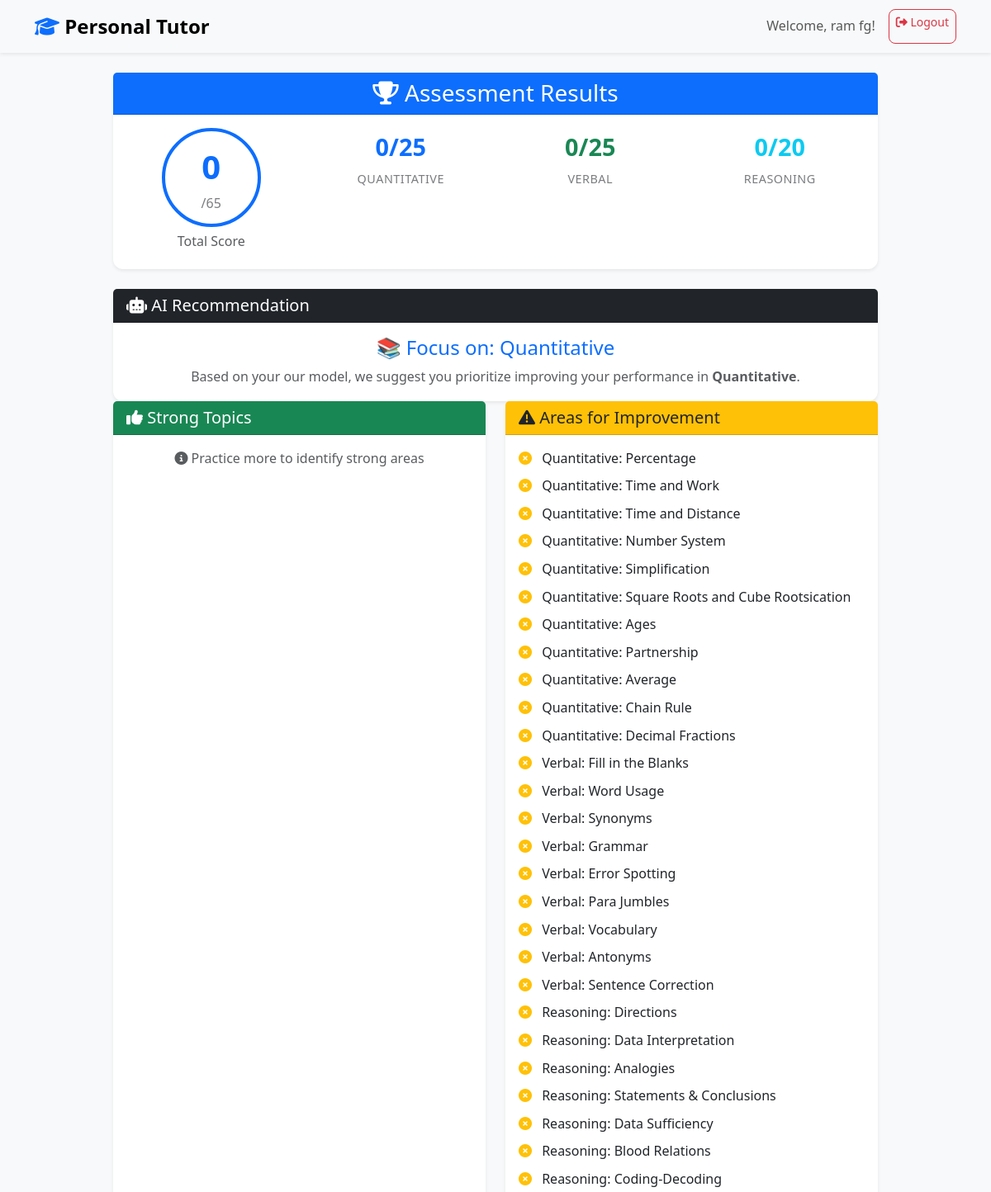
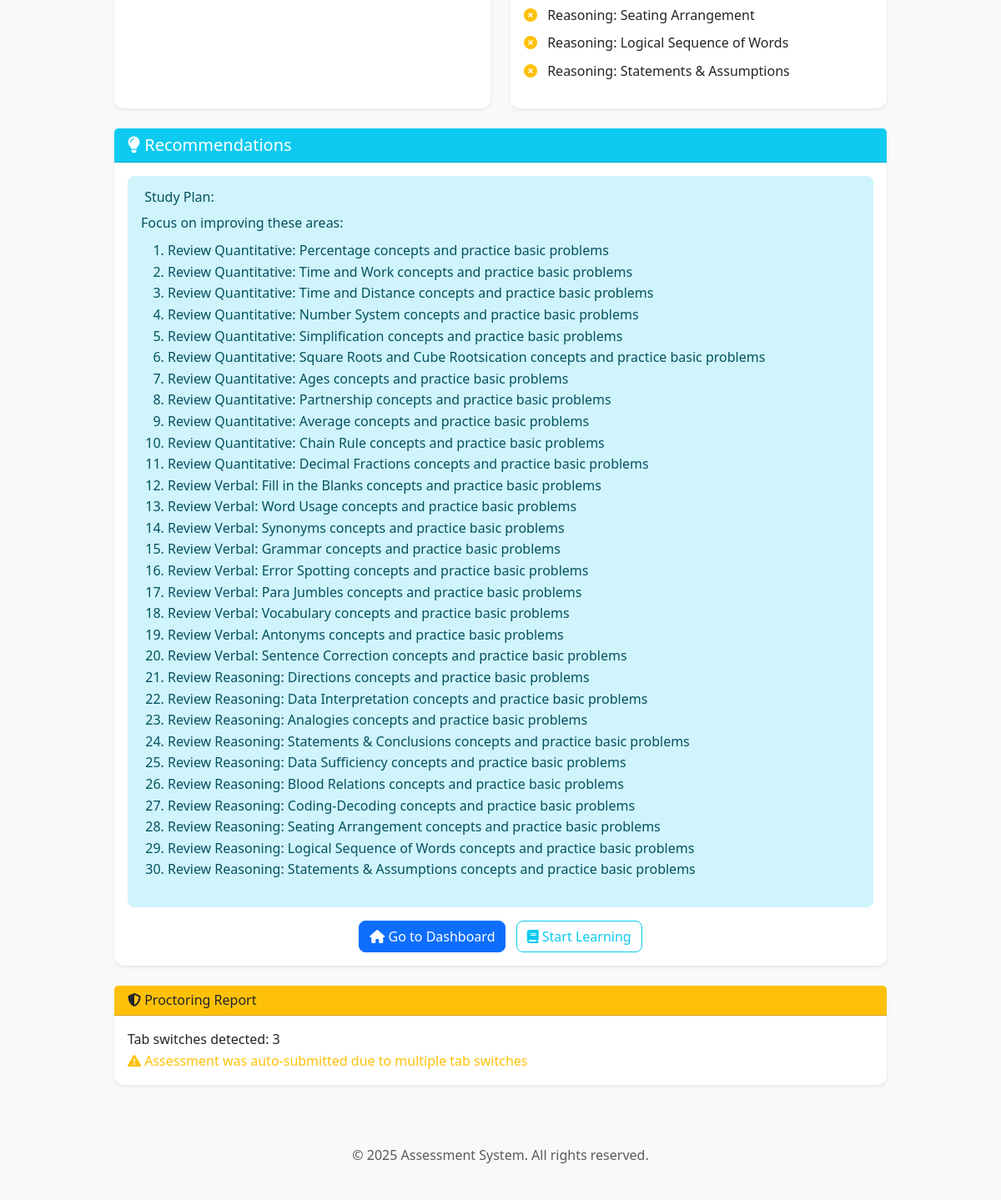
The app's page /assessment_results/1 (signed in) with its own data (2 pictures, top to bottom).
### models.py (models this page shows)
class Assessment(db.Model):
    id = db.Column(db.Integer, primary_key=True)
    user_id = db.Column(db.Integer, db.ForeignKey('user.id'), nullable=False)
    assessment_type = db.Column(db.String(50), nullable=False)
    quant_score = db.Column(db.Integer, default=0)
    verbal_score = db.Column(db.Integer, default=0)
    reasoning_score = db.Column(db.Integer, default=0)
    total_score = db.Column(db.Integer, default=0)
    quant_topics = db.Column(db.Text)  # JSON string
    verbal_topics = db.Column(db.Text)  # JSON string
    reasoning_topics = db.Column(db.Text)  # JSON string
    tab_switches = db.Column(db.Integer, default=0)
    auto_submitted = db.Column(db.Boolean, default=False)
    section_times = db.Column(db.Text, nullable=True)
    completed_at = db.Column(db.DateTime, default=datetime.utcnow)

### routes.py (the view)
@app.route('/assessment_results/<int:assessment_id>')
def assessment_results(assessment_id):
    if 'user_id' not in session:
        return redirect(url_for('login'))
    assessment = Assessment.query.get_or_404(assessment_id)
    quant_topics = json.loads(assessment.quant_topics) if assessment.quant_topics else {}
    verbal_topics = json.loads(assessment.verbal_topics) if assessment.verbal_topics else {}
    reasoning_topics = json.loads(assessment.reasoning_topics) if assessment.reasoning_topics else {}
    strong_topics = []
    weak_topics = []
    for subject_topics, subject_name in [
        (quant_topics, 'Quantitative'),
        (verbal_topics, 'Verbal'),
        (reasoning_topics, 'Reasoning')
    ]:
        for topic, stats in subject_topics.items():
            if stats['correct'] > 0:
                strong_topics.append(f"{subject_name}: {topic}")
            if stats['correct'] == 0 and stats['total'] > 0:
                weak_topics.append(f"{subject_name}: {topic}")
    section_times = json.loads(assessment.section_times or '{}')
    recommendation = recommend_subject(
        assessment.quant_score,
        assessment.verbal_score,
        assessment.reasoning_score,
        section_times
    )
    return render_template('assessment_results.html',
                           assessment=assessment,
                           strong_topics=strong_topics,
                           weak_topics=weak_topics,
                           recommendation=recommendation)

### routes.py (called while the page is built)
def recommend_subject(quant, verbal, reasoning, times):
    scores = {
        'Quantitative': quant,
        'Verbal': verbal,
        'Reasoning': reasoning
    }
    efficiency = {
        subject: round(scores[subject] / max(times.get(subject, 1), 1), 4)
        for subject in scores
    }
    print("🧠 Efficiency Debug:")
    for subject, value in efficiency.items():
        print(f"  {subject}: Score = {scores[subject]}, Time = {times.get(subject, 0)} sec, Efficiency = {value}")
    recommended = min(efficiency.items(), key=lambda x: x[1])[0]
    print(f"✅ Recommended Subject: {recommended}")
    return recommended

### templates/assessment_results.html (shortened to what this page needs)
{% extends "base.html" %}
{% block content %}
<div class="row justify-content-center">
    <div class="col-lg-10">
        <div class="card border-0 shadow-sm mb-4">
            <div class="card-header bg-primary text-white text-center">
                <h3 class="mb-0">
                    <i class="fas fa-trophy"></i>
                    Assessment Results
                </h3>
            </div>
            <div class="card-body">
                <div class="row text-center">
                    <div class="col-md-3">
                        <div class="score-circle mx-auto mb-2">
                            <span class="score-number">{{ assessment.total_score }}</span>
                            <span class="score-total">/65</span>
                        </div>
                        <h6 class="text-muted">Total Score</h6>
                    </div>
                    <div class="col-md-3">
                        <div class="score-section">
                            <div class="score-value text-primary">{{ assessment.quant_score }}/25</div>
                            <div class="score-label">Quantitative</div>
                        </div>
                    </div>
                    <div class="col-md-3">
                        <div class="score-section">
                            <div class="score-value text-success">{{ assessment.verbal_score }}/25</div>
                            <div class="score-label">Verbal</div>
                        </div>
                    </div>
                    <div class="col-md-3">
                        <div class="score-section">
                            <div class="score-value text-info">{{ assessment.reasoning_score }}/20</div>
                            <div class="score-label">Reasoning</div>
                        </div>
                    </div>
                </div>
            </div>
        </div>
                    {% if recommendation %}
                    <div class="card border-0 shadow-sm mt-4">
                        <div class="card-header bg-dark text-white">
                            <h5 class="mb-0">
                                <i class="fas fa-robot"></i>
                                AI Recommendation
                            </h5>
                        </div>
                        <div class="card-body text-center">
                            <h4 class="text-primary">📚 Focus on: {{ recommendation }}</h4>
                            <p class="text-muted mb-0">
                                Based on your our model, we suggest you prioritize improving your performance in <strong>{{ recommendation }}</strong>.
                            </p>
                        </div>
                    </div>
                    {% endif %}
        <div class="row">
            <div class="col-md-6">
                <div class="card border-0 shadow-sm h-100">
                    <div class="card-header bg-success text-white">
                        <h5 class="mb-0">
                            <i class="fas fa-thumbs-up"></i>
                            Strong Topics
                        </h5>
                    </div>
                    <div class="card-body">
                        {% if strong_topics %}
                            <ul class="list-unstyled">
                                {% for topic in strong_topics %}
                                <li class="mb-2">
                                    <i class="fas fa-check-circle text-success me-2"></i>
                                    {{ topic }}
                                </li>
                                {% endfor %}
                            </ul>
                        {% else %}
                            <p class="text-muted text-center">
                                <i class="fas fa-info-circle"></i>
                                Practice more to identify strong areas
                            </p>
                        {% endif %}
                    </div>
                </div>
            </div>
            <div class="col-md-6">
                <div class="card border-0 shadow-sm h-100">
                    <div class="card-header bg-warning text-dark">
                        <h5 class="mb-0">
                            <i class="fas fa-exclamation-triangle"></i>
                            Areas for Improvement
                        </h5>
                    </div>
                    <div class="card-body">
                        {% if weak_topics %}
                            <ul class="list-unstyled">
                                {% for topic in weak_topics %}
                                <li class="mb-2">
                                    <i class="fas fa-times-circle text-warning me-2"></i>
                                    {{ topic }}
                                </li>
                                {% endfor %}
                            </ul>
                        {% else %}
                            <p class="text-muted text-center">
                                <i class="fas fa-trophy"></i>
                                Great job! No weak areas identified
                            </p>
                        {% endif %}
                    </div>
                </div>
            </div>
        </div>
        <div class="card border-0 shadow-sm mt-4">
            <div class="card-header bg-info text-white">
                <h5 class="mb-0">
                    <i class="fas fa-lightbulb"></i>
                    Recommendations
                </h5>
            </div>
            <div class="card-body">
                {% if weak_topics %}
                <div class="alert alert-info">
                    <h6> Study Plan:</h6>
                    <p class="mb-2">Focus on improving these areas:</p>
                    <ol>
                        {% for topic in weak_topics %}
                        <li>Review {{ topic }} concepts and practice basic problems</li>
                        {% endfor %}
                    </ol>
                </div>
                {% endif %}
                <div class="text-center">
                    <a href="{{ url_for('dashboard') }}" class="btn btn-primary me-2">
                        <i class="fas fa-home"></i>
                        Go to Dashboard
                    </a>
                    {% if weak_topics %}
                    <a href="{{ url_for('subject_page', subject_name='quantitative') }}" class="btn btn-outline-info">
                        <i class="fas fa-book"></i>
                        Start Learning
                    </a>
                    {% endif %}
                </div>
            </div>
        </div>
        {% if assessment.tab_switches > 0 or assessment.auto_submitted %}
        <div class="card border-0 shadow-sm mt-4">
            <div class="card-header bg-warning text-dark">
                <h6 class="mb-0">
                    <i class="fas fa-shield-alt"></i>
                    Proctoring Report
                </h6>
            </div>
            <div class="card-body">
                <ul class="list-unstyled mb-0">
                    <li>Tab switches detected: {{ assessment.tab_switches }}</li>
                    {% if assessment.auto_submitted %}
                    <li class="text-warning">
                        <i class="fas fa-exclamation-triangle"></i>
                        Assessment was auto-submitted due to multiple tab switches
                    </li>
                    {% endif %}
                </ul>
            </div>
        </div>
        {% endif %}
    </div>
</div>
{% endblock %}

### static/css/style.css (style rules this page uses)
:root { --primary-color: 13, 110, 253; --success-color: 25, 135, 84; --warning-color: 255, 193, 7; --info-color: 13, 202, 240; --danger-color: 220, 53, 69; --light-color: 248, 249, 250; --dark-color: 33, 37, 41; --background: 255, 255, 255; --text-color: 33, 37, 41; --border-color: 222, 226, 230; }
body { font-family: 'Segoe UI', Tahoma, Geneva, Verdana, sans-serif; background-color: rgb(var(--light-color)); color: rgb(var(--text-color)); line-height: 1.6; }
.card { border: 1px solid rgba(var(--border-color), 0.125); border-radius: 12px; transition: all 0.3s ease; }
.score-circle { width: 120px; height: 120px; border: 4px solid rgb(var(--primary-color)); border-radius: 50%; display: flex; flex-direction: column; align-items: center; justify-content: center; position: relative; }
.score-number { font-size: 2.5rem; font-weight: bold; color: rgb(var(--primary-color)); }
.score-total { font-size: 1rem; color: rgba(var(--text-color), 0.6); }
.score-section { text-align: center; }
.score-value { font-size: 1.8rem; font-weight: bold; margin-bottom: 0.25rem; }
.score-label { font-size: 0.9rem; color: rgba(var(--text-color), 0.6); text-transform: uppercase; letter-spacing: 0.5px; }
.btn { border-radius: 8px; font-weight: 500; transition: all 0.3s ease; }
.alert { border-radius: 8px; border: none; }
.fade-in { animation: fadeIn 0.5s ease-out; }

### records on screen
Assessment: total_score "0", quant_score "0", verbal_score "0", reasoning_score "0", tab_switches "3"

### other values on screen
{{ session.user_name }} "ram fg"
{{ recommendation }} "Quantitative"
{{ topic }} "Quantitative: Percentage" "Quantitative: Time and Work" "Quantitative: Time and Distance" "Quantitative: Number System" "Quantitative: Simplification" "Quantitative: Square Roots and Cube Rootsication" "Quantitative: Ages" "Quantitative: Partnership" "Quantitative: Average" "Quantitative: Chain Rule" "Quantitative: Decimal Fractions" "Verbal: Fill in the Blanks" "Verbal: Word Usage" "Verbal: Synonyms" "Verbal: Grammar" "Verbal: Error Spotting" "Verbal: Para Jumbles" "Verbal: Vocabulary" "Verbal: Antonyms" "Verbal: Sentence Correction" "Reasoning: Directions" "Reasoning: Data Interpretation" "Reasoning: Analogies" "Reasoning: Statements & Conclusions" "Reasoning: Data Sufficiency" "Reasoning: Blood Relations" "Reasoning: Coding-Decoding" "Reasoning: Seating Arrangement" "Reasoning: Logical Sequence of Words" "Reasoning: Statements & Assumptions"
